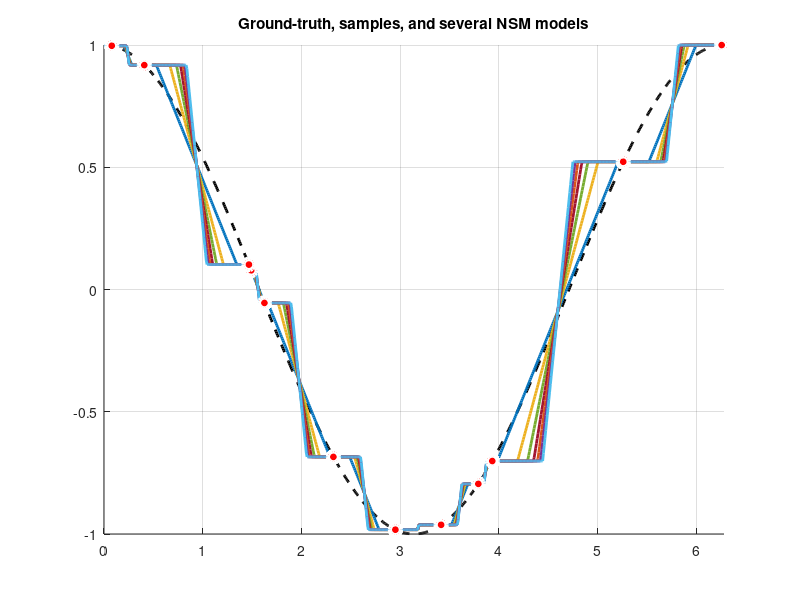
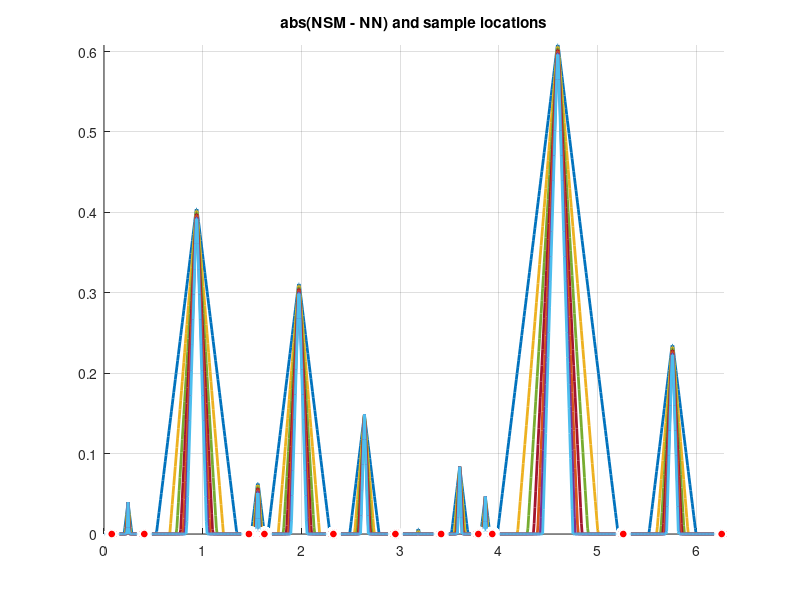

MATLAB code for these plots, in order:
% Supplementary material for the paper 'NSM Converges to a k-NN Regressor 
% Under Loose Lipschitz Estimates' by E. T. Maddalena and C. N. Jones

% Bivariate example
clear all; clc
close all
rng(3); 

% Ground-truth
f = @(x) cos(x); % L^star is 1

xmin = 0; xmax = 2*pi;
X = xmin:xmax/800:xmax;

nSamples = 12;
indexes = randi(801,nSamples,1);
x = X(indexes);
fx = f(x);

figure(1); hold on; grid on
plot(X,f(X),'--k','LineWidth',2);

% NN model
for i = 1:(numel(X)) 
    point = X(i);
    point = repmat(point,1,nSamples);
    nor = abs(point - x);
    index = find(nor == min(nor));
    Vor(i) = index(1);
    NN(i) = fx(Vor(i));
end
NN = reshape(NN,size(X,1),size(X,2));

% Using a set of Lipschitz estimates
for Lf = 1:0.5:4

    % ceiling and floor
    for i = 1:nSamples
        H{i} = fx(i) + Lf*abs((x(i)'-X(:)')');
        L{i} = fx(i) - Lf*abs((x(i)'-X(:)')');
    end
    Htemp = [];
    Ltemp = [];
    for i = 1:nSamples
        Htemp = [Htemp; H{i}'];
        Ltemp = [Ltemp; L{i}'];
    end
    Ceiling = min(Htemp); Floor = max(Ltemp);
    Ceiling = reshape(Ceiling,size(X,1),size(X,2));
    Floor = reshape(Floor,size(X,1),size(X,2));

    % nominal model
    NSM = .5*(Ceiling+Floor);
    NSM = reshape(NSM,size(X,1),size(X,2));

    figure(1); hold on; grid on
    title('Ground-truth, samples, and several NSM models')
    plot(X,NSM,'-','LineWidth',2);
    plot(x,fx,'o','MarkerSize',8,'LineWidth',3,'MarkerFaceColor', 'r','MarkerEdgeColor', 'w'); axis('tight')
    
    % OBS. Note that all peaks coincide
    figure(2); hold on; grid on
    title('abs(NSM - NN) and sample locations')
    plot(X,abs(NSM-NN),'-','LineWidth',2);
    plot(x,zeros(nSamples,1),'o','MarkerSize',8,'LineWidth',3,'MarkerFaceColor', 'r','MarkerEdgeColor', 'w'); axis('tight')
    
end

% EOF